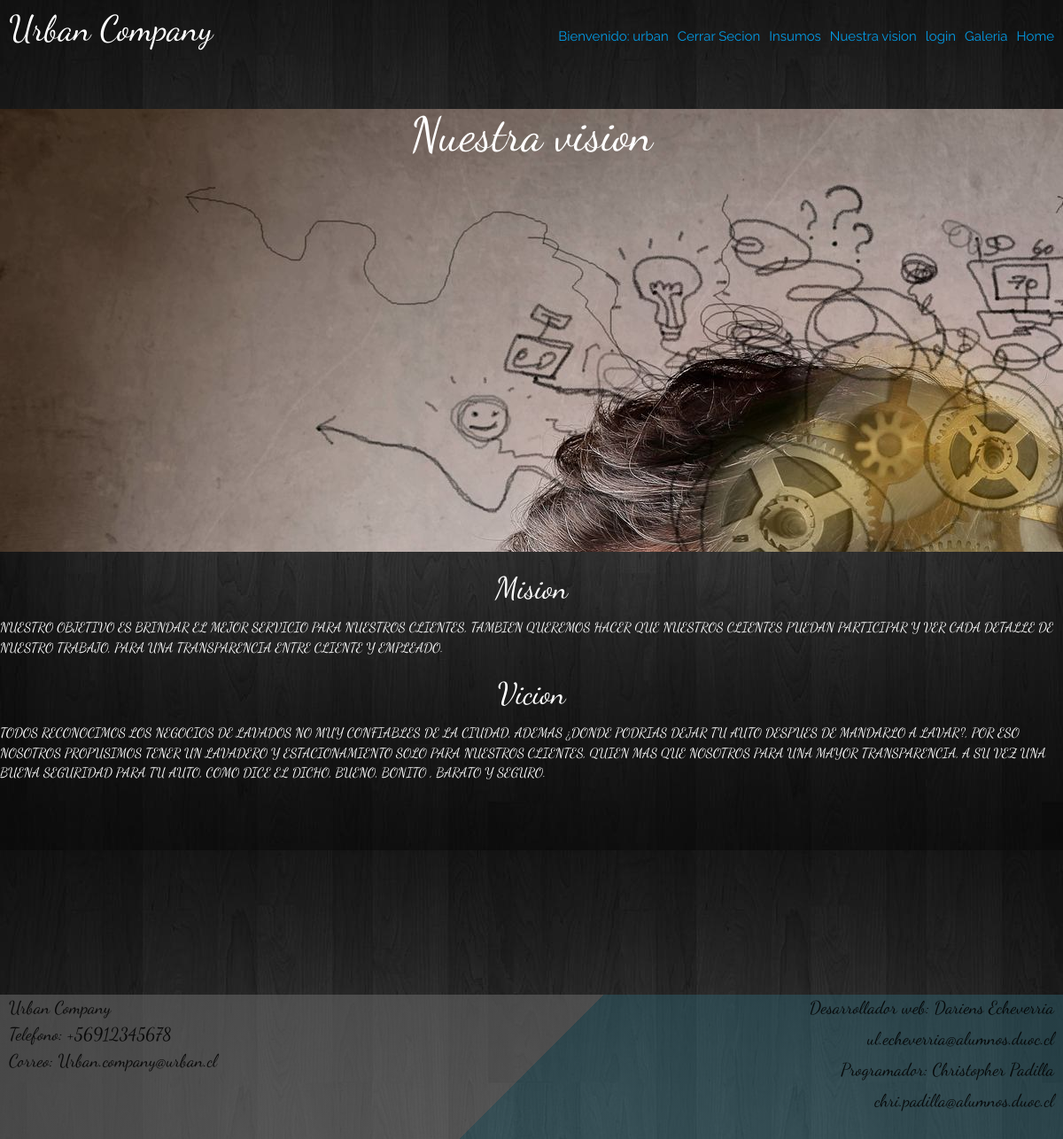
Screenshot of /vicion/ (signed in) with the database file from the repository.
### misCar/models.py (models this page shows)
class mision(models.Model):
    nombre= models.CharField(max_length=20,primary_key=True)
    descripcion= models.CharField(max_length=400)

### misCar/views.py (the view)
# urls.py: path('vicion/', vicion , name='vicion'),
def vicion(request):
    mis =mision.objects.all()
    return render(request,'web/vicion.html',{'lista_mision':mis}
    )

### misCar/templates/web/vicion.html
{% extends 'web/base.html'%}
{% load static %}
{% block contenido %}
<Section class="Vicion">
    <h2>Nuestra vision</h2>
</Section>
<section class="Info">
    <p>{% for item in lista_mision %}
    <h4>{{item.nombre}}</h4>
    <p>
        {{item.descripcion}}
    </p>
    {% endfor %}
</section>
{% endblock %}

### misCar/templates/web/base.html (shortened to what this page needs)
<!DOCTYPE html>
<html lang="es">
<head>
   {% load static %}
    <link rel="stylesheet" href="https://cdnjs.cloudflare.com/ajax/libs/materialize/1.0.0/css/materialize.min.css">
    <link rel="stylesheet" href="{% static 'core/CSS/EstiloIndex.css' %}">
    <link rel="stylesheet" href="{% static 'core/CSS/CabeceraPiesPagina.css' %}">
    <link rel="stylesheet" href="{%static 'core/dist/css/lightbox.css'%}">
    <link rel="stylesheet" href="{%static 'core/CSS/estilos.css'%}">
    <link rel="stylesheet" href="{%static 'core/CSS/estilo2.css'%}">
</head>
<body>
    <div class="Head" >
        <div class="Cabecera">
        <h1 class="titulo" >Urban Company</h1>
        </div>
        <div class="Cabecera2">
            <ol>
                <li class="menu" > <a href="{% url 'index' %} " class="nav-link"> Home </a> </li>
                <li class="menu"> <a href="{% url 'galeria' %} "> Galeria </a></li>
                <li class="menu"> <a href="{% url 'registroUsuario' %}"> login </a></li>
                <li class="menu"><a href="{% url 'vicion' %}">Nuestra vision</a></li>
                <li class="menu"><a href="{% url 'insumo' %}">Insumos</a></li>
                {%if user.is_authenticated%}
                    <li class="menu"><a href="{% url 'logout' %}">Cerrar Secion</a></li>
                    <li class="menu"><a href="">Bienvenido: {{user.username}}</a></li>
                {%else%}
                    <li class="menu" ><a href="{%url 'login' %}">Iniciar Secion</a></li>
                {% endif %}
            </ol>
        </div>
    </div>
    <div class="Nav">
        {% block contenido %}
        {% endblock %}
    </div>
    <div class="Pie" >
        <div class="Contactos">
            <div>Urban Company</div>
            <div>Telefono: +56912345678</div>
            <div>Correo: Urban.company@urban.cl</div>
        </div>
        <div class="Creadores">
            <div>Desarrollador web: Dariens Echeverria</div>
            <div>ul.echeverria@alumnos.duoc.cl</div>
            <div>Programador: Christopher Padilla</div>
            <div>chri.padilla@alumnos.duoc.cl</div>
        </div>
    </div>
</body>
</html>

### misCar/static/core/CSS/EstiloIndex.css (style rules this page uses)
@media screen and (min-width:750px) { body { min-height: 100vh; width: auto; background-image: url('../Imagenes/new-fondo1lateral.jpg' ); font-family: 'Raleway', sans-serif; height: 1250px; } }
@media screen and (min-width:750px) { .titulo { font-size: 40px; font-family: 'Dancing Script', cursive; margin-bottom: 40px; color: #fff; } }
@media screen and (min-width:750px) { .menu { float: right; margin: 30px 10px 0px 0px; color: lavender; background: transparent; } }
@media screen and (min-width:750px) { .Nav { height: 80%; width: auto; float: center; font-family: 'Dancing Script', cursive; color: white; } }

### misCar/static/core/CSS/CabeceraPiesPagina.css (style rules this page uses)
.Head { height: 7%; width: 100%; float: center; }
.Cabecera { width: 50%; float: left; height: 100%; margin: 0px; }
.Cabecera2 { width: 50%; background: transparent; float: right; }
.Cabecera2 li { text-decoration: none; display: block; }
.Cabecera h1 { height: 30%; background-position: center; text-orientation: initial; margin: 10px 10px; }
@media screen and (min-width:750px) { .Pie { height: 13%; margin: auto; background-image: linear-gradient(-45deg, #30616e7e 50%, #6464649a 50%); font-family: 'Dancing Script', cursive; font-size: 20px; } }
@media screen and (min-width:750px) { .Contactos { width: 50%; float: left; height: 100%; } }
@media screen and (min-width:750px) { .Contactos div { margin: 0px 0px 0px 10px; } }
@media screen and (min-width:750px) { .Creadores { width: 50%; float: left; height: 100%; } }
@media screen and (min-width:750px) { .Creadores div { text-align: right; position: relative; margin: 0px 10px 5px 0px; } }

### misCar/static/core/CSS/estilos.css (style rules this page uses)
* { margin: 0; padding: 0; box-sizing: border-box; }
@media screen and (min-width:1024px) and (max-width:2000px) { .Vicion { height: 50%; background-image: url('../Imagenes/mente.jpg ' ); } }
@media screen and (min-width:1024px) and (max-width:2000px) { .Vicion h2 { text-align: center; } }
@media screen and (min-width:1024px) and (max-width:2000px) { .Info { width: auto; height: 50%; } }
@media screen and (min-width:1024px) and (max-width:2000px) { .Info { text-align: center; } }
@media screen and (min-width:1024px) and (max-width:2000px) { .Info p { text-transform: uppercase; font-family: 30px; text-align: left; } }

### rows the page displays
mision: nombre "Mision", descripcion "NUESTRO OBJETIVO ES BRINDAR EL MEJOR SERVICIO PARA NUESTROS CLIENTES, TAMBIEN QUEREMOS HACER QUE NUESTROS CLIENTES PUEDAN PARTICIPAR Y VER CADA DETALLE DE NUESTRO TRABAJO, PARA UNA TRANSPARENCIA ENTRE CLIENTE Y EMPLEADO."
mision: nombre "Vicion", descripcion "TODOS RECONOCIMOS LOS NEGOCIOS DE LAVADOS NO MUY CONFIABLES DE LA CIUDAD, ADEMAS ¿DONDE PODRIAS DEJAR TU AUTO DESPUES DE MANDARLO A LAVAR?, POR ESO NOSOTROS PROPUSIMOS TENER UN LAVADERO Y ESTACIONAMIENTO SOLO PARA NUESTROS CLIENTES, QUIEN MAS QUE NOSOTROS PARA UNA MAYOR TRANSPARENCIA, A SU VEZ UNA BUENA SEGURIDAD PARA TU AUTO, COMO DICE EL DICHO, BUENO, BONITO , BARATO Y SEGURO."

### other values shown
{{ user.username }} "urban"
